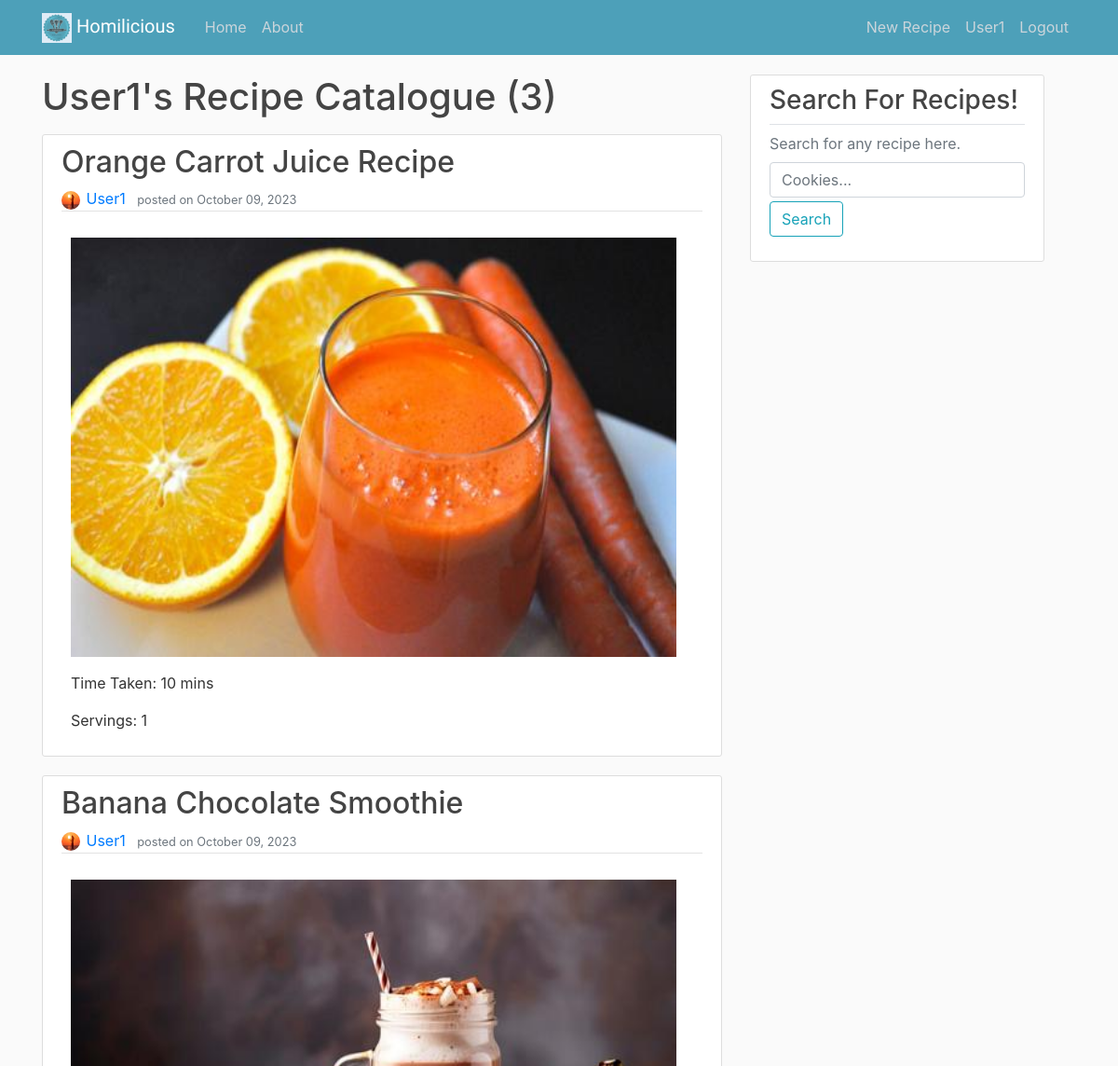
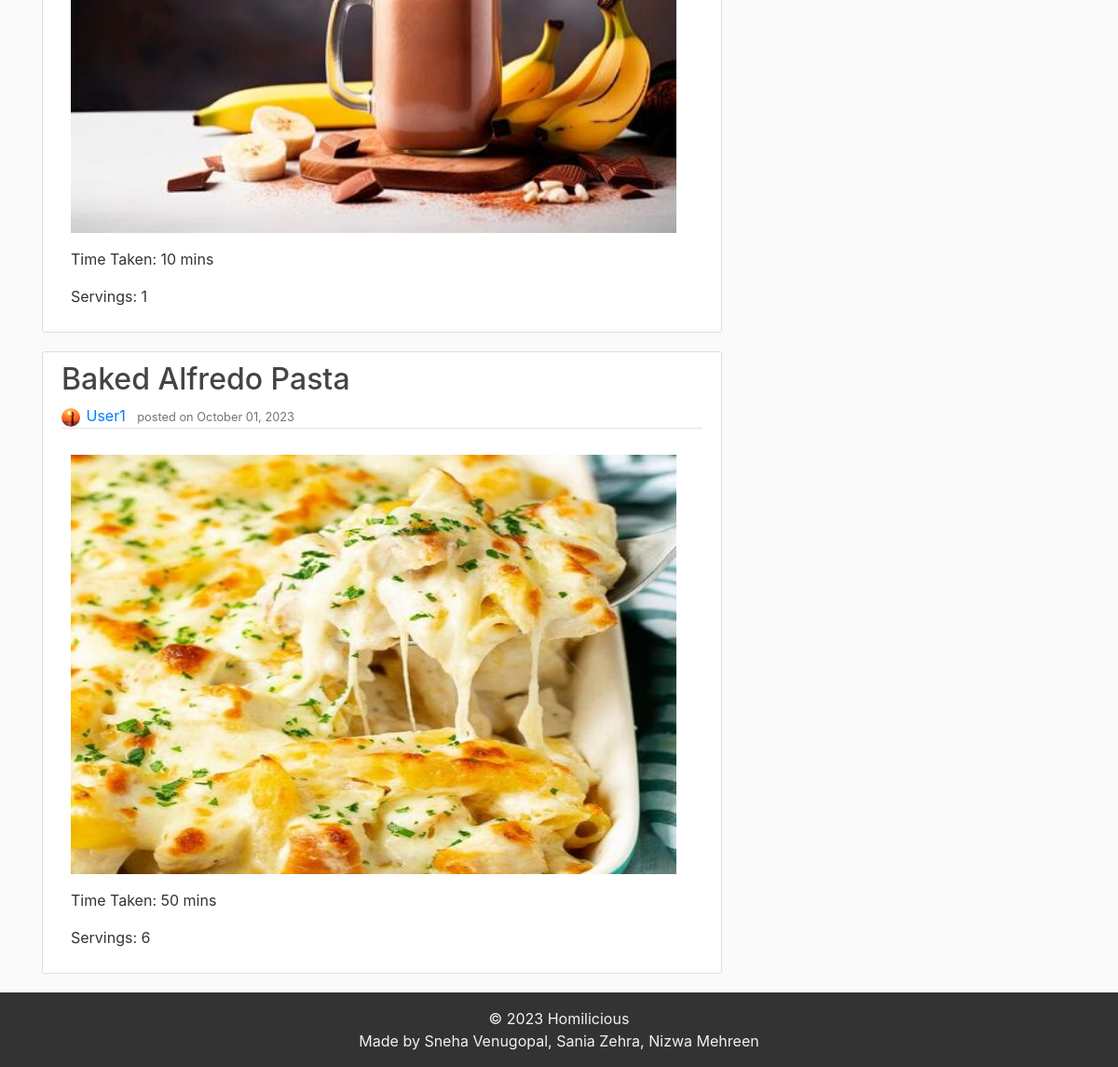
The page /recipe/User1/ (signed in) on the database its author committed (2 pictures, top to bottom).
### recipes/models.py (models this page shows, shortened)
class Recipe(models.Model):
    recipe_name = models.CharField(max_length=100)
    author = models.ForeignKey(User, on_delete=models.CASCADE)
    content = models.TextField()
    date_posted = models.DateTimeField(default=timezone.now)
    recipe_img = models.ImageField(upload_to="recipe_images")
    total_time = models.CharField(max_length=20)
    servings = models.PositiveIntegerField()

### users/models.py (models this page shows, shortened)
class Profile(models.Model):
    user = models.OneToOneField(User, on_delete=models.CASCADE)
    profile_pic = models.ImageField(default='profile_pics/default.jpg', upload_to='profile_pics')

### recipes/views.py (the view)
# urls.py: path('recipe/<str:username>/', UserRecipeListView.as_view(), name='user_recipes'),
class UserRecipeListView(ListView):
    model = Recipe
    template_name = 'recipes/user_recipes.html'
    context_object_name = 'recipes'
    paginate_by = 3
    def get_queryset(self):
        user = get_object_or_404(User, username=self.kwargs.get('username'))
        return Recipe.objects.filter(author=user).order_by('-date_posted')

### recipes/templates/recipes/user_recipes.html (shortened to what this page needs)
{% extends "recipes/base.html" %}
{% block content %}
    <h1 class="mb-3">{{ view.kwargs.username }}'s Recipe Catalogue ({{ page_obj.paginator.count }})</h1>
    {% for recipe in recipes %}
        <article class="media content-section">
          <div class="media-body">
            <h2><a class="article-title" href="{% url 'recipe_detail' recipe.id %}">{{ recipe.recipe_name }}</a></h2>
            <div class="article-metadata">
              <img style="width: 20px; height: 20px;" class="smaller-image rounded-circle article-img" src="{{ recipe.author.profile.profile_pic.url }}">
              <a class="mr-2" href="{% url 'user_recipes' recipe.author.username %}">{{ recipe.author }}</a>
              <small class="text-muted">posted on {{ recipe.date_posted|date:"F d, Y" }}</small>
            </div>
            <p class="article-content">
              <img src="{{ recipe.recipe_img.url }}" alt="Recipe Image" width="650" height="450">
            </p>
            <p class="article-content">Time Taken: {{ recipe.total_time }}</p>
            <p class="article-content">Servings: {{ recipe.servings }}</p>
          </div>
        </article>
    {% endfor %}
{% endblock content %}

### recipes/templates/recipes/base.html (shortened to what this page needs)
{% load static %}
<!DOCTYPE html>
<html>
<head>
    <link rel="stylesheet" href="https://maxcdn.bootstrapcdn.com/bootstrap/4.0.0/css/bootstrap.min.css">
    <link rel="stylesheet" type="text/css" href="{% static 'recipes/style.css' %}">
</head>
<body>
    <header class="site-header">
      <nav class="navbar navbar-expand-md navbar-dark bg-steel fixed-top">
        <div class="container">
          <a class="navbar-brand mr-4" href="{% url 'home' %}">
            <img src="{% static 'favicon_io/favicon-32x32.png' %}" alt="favicon">
            Homilicious
          </a>
          <div class="collapse navbar-collapse" id="navbarToggle">
            <div class="navbar-nav mr-auto">
              <a class="nav-item nav-link" href="{% url 'home' %}">Home</a>
              <a class="nav-item nav-link" href="{% url 'about' %}">About</a>
            </div>
            <div class="navbar-nav">
              {% if user.is_authenticated %}
                <a class="nav-item nav-link" href="{% url 'recipe_create' %}">New Recipe</a>
                <a class="nav-item nav-link" href="{% url 'profile' %}">{{ user.username }}</a>
                <a class="nav-item nav-link" href="{% url 'logout' %}">Logout</a>
              {% else %}
                <a class="nav-item nav-link" href="{% url 'login' %}">Login</a>
                <a class="nav-item nav-link" href="{% url 'register' %}">Register</a>
              {% endif %}
            </div>
          </div>
        </div>
      </nav>
    </header>
    <main role="main" class="container">
      <div class="row">
        <div class="col-md-8">
          {% block content %}{% endblock %}
        </div>
        <div class="col-md-4">
          <div class="content-section position-fixed">
            <form method="GET" action="{% url 'recipe_search' %}">
              <fieldset class="form-group">
                  <legend class="border-bottom"><h3>Search For Recipes!</h3></legend>
                  <div class='text-muted'>Search for any recipe here.</div>
                  <input class="form-control mt-2 mb-1" type="text" name="search" placeholder="Cookies...">
                  <button class="btn btn-outline-info" type="submit">Search</button>
              </fieldset>
            </form>
          </div>
        </div>
      </div>
    </main>
    <footer class="site-footer" style="background-color: #333; left: 0; bottom:0; width:100%;">
      <div class="container">
          <div class="py-3" style="color: #f1f2f5; text-align: center;">
            &copy; 2023 Homilicious
            <br>
            Made by Sneha Venugopal, Sania Zehra, Nizwa Mehreen
          </div>
      </div>
    </footer>
</body>
</html>

### recipes/static/recipes/style.css (style rules this page uses)
body { min-height: 100vh; display: flex; flex-direction: column; background: #fafafa; color: #333333; margin-top: 5rem; }
footer { margin-top: auto; }
h1, h2, h3, h4, h5, h6 { color: #444444; }
.bg-steel { background-color: #4da0b9; }
.site-header .navbar-nav .nav-link { color: #cbd5db; }
.content-section { background: #ffffff; padding: 10px 20px; border: 1px solid #dddddd; border-radius: 3px; margin-bottom: 20px; }
.article-title { color: #444444; }
.article-content { white-space: pre-line; margin-left: 10px; }
.article-img { height: 65px; width: 65px; margin-right: 2px; }
.article-metadata { padding-bottom: 1px; margin-bottom: 4px; border-bottom: 1px solid #e3e3e3 }
.navbar-brand { font-family: 'Sofia', sans-serif; }

### rows shown on the page
Recipe: recipe_name "Orange Carrot Juice Recipe", author.profile.profile_pic (picture), author "User1", date_posted "October 09, 2023", recipe_img (picture), total_time "10 mins", servings "1"
Recipe: recipe_name "Banana Chocolate Smoothie", author.profile.profile_pic (picture), author "User1", date_posted "October 09, 2023", recipe_img (picture), total_time "10 mins", servings "1"
Recipe: recipe_name "Baked Alfredo Pasta", author.profile.profile_pic (picture), author "User1", date_posted "October 01, 2023", recipe_img (picture), total_time "50 mins", servings "6"

### other values the page prints
{{ user.username }} "User1"
{{ view.kwargs.username }} "User1"
{{ page_obj.paginator.count }} "3"
